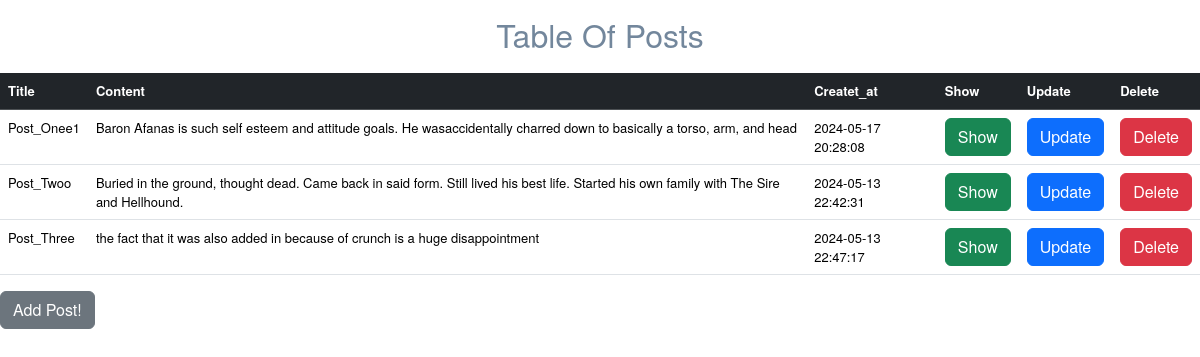
The page /posts.php on the database as committed earlier.
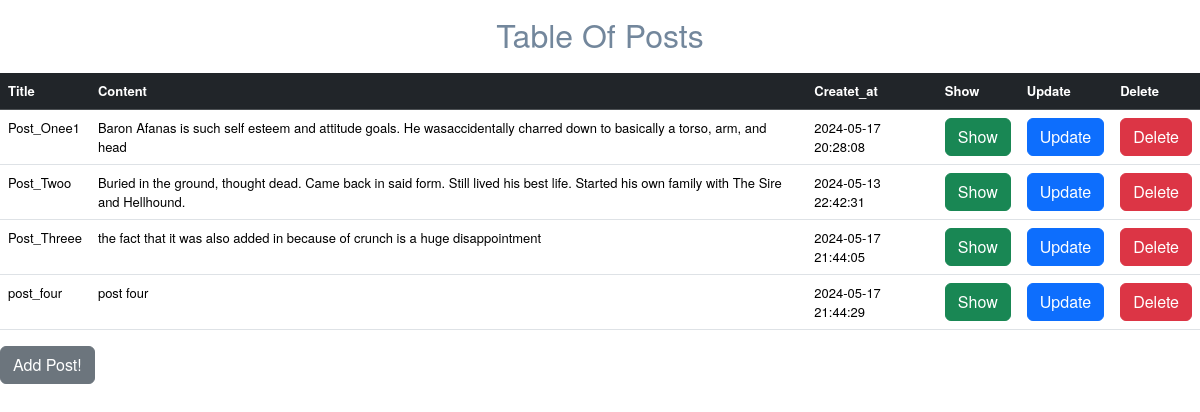
The same page on the database as committed later.
### tables this page shows
CREATE TABLE `posts` (
  `id` int(11) NOT NULL,
  `title` varchar(30) DEFAULT NULL,
  `content` text DEFAULT NULL,
  `created_at` timestamp NOT NULL DEFAULT current_timestamp() ON UPDATE current_timestamp()
);

### oop.php (called while the page is built, shortened)
<?php
class Blog{
    private $dbtype="mysql";
    private $host="localhost";
    private $dbname="blogdb";
    private $user="root";
    private $password="";
    private $pdo;
    public function __construct()
    {
       $this->pdo=new PDO("$this->dbtype:host=$this->host;dbname=$this->dbname",$this->user,$this->password);
    }
    function select($cols,$table,$condition=1){
        return $this->pdo->query("select $cols from $table where $condition");
    }
}

### posts.php (the view, shortened to what this page needs)
<!DOCTYPE html>
<html lang="en">
<head>
    <link rel="stylesheet" href="https://cdn.jsdelivr.net/npm/bootstrap@5.3.2/dist/css/bootstrap.min.css">
</head>
<body>
    <h2>Table Of Posts</h2>
    <table class="table" style="width:100%;padding:50px" >
        <thead class="table-dark">
            <tr>
                <th>Title</th>
                <th>Content</th>
                <th>Createt_at</th>
                <th>Show</th>
                <th>Update</th>
                <th>Delete</th>
            </tr>
        </thead>
        <tbody>
        <?php
            include("oop.php");
            $db = new Blog();
            $db->_get();
            $data = $db->select("*", "posts");
            $row = $data->fetchAll(PDO::FETCH_ASSOC);
            foreach ($row as $post) { ?>
                <tr>
                    <td><?php echo $post['title'] ?></td>
                    <td><?php echo $post['content'] ?></td>
                    <td><?php echo $post['created_at'] ?></td>
                    <td><a href="show.php?id=<?php echo $post['id']?>">
                    <button type="button" class="btn btn-success">Show</button>
                </a></td>
                <td>
                        <form method="post" action="updatepost.php">
                            <button type="submit" class="btn btn-primary" name="update" value="update">Update</button>
                        </form>
                    </td>
                    <td>
                        <form method="post" action="<?php echo $_SERVER['PHP_SELF'] ?>">
                            <button type="submit" class="btn btn-danger" name="delete" value="delete">Delete</button>
                        </form>
                    </td>
                </tr>
            <?php
            }
            ?>
        </tbody>
    </table>
    <a href="addpost.php">
    <button type="button" class="btn btn-secondary">Add Post!</button>
    </a>
</body>
</html>

### posts.php (style rules this page uses)
body { color: #73879C; background-color: white; font-family: "Helvetica Neue", Roboto, Arial, "Droid Sans", sans-serif; font-size: 13px; font-weight: 400; line-height: 1.471; }
table { margin-top:20px; width: 50%; }
h2 { text-align: center; margin-top: 15px; }

Rows that differ between the two databases and show on the page:
changed posts "the fact that it was also added in because of crunch is a huge disappointment": title "Post_Three" → "Post_Threee"; created_at "2024-05-13 22:47:17" → "2024-05-17 21:44:05"
added posts: title "post_four", content "post four", created_at "2024-05-17 21:44:29"
